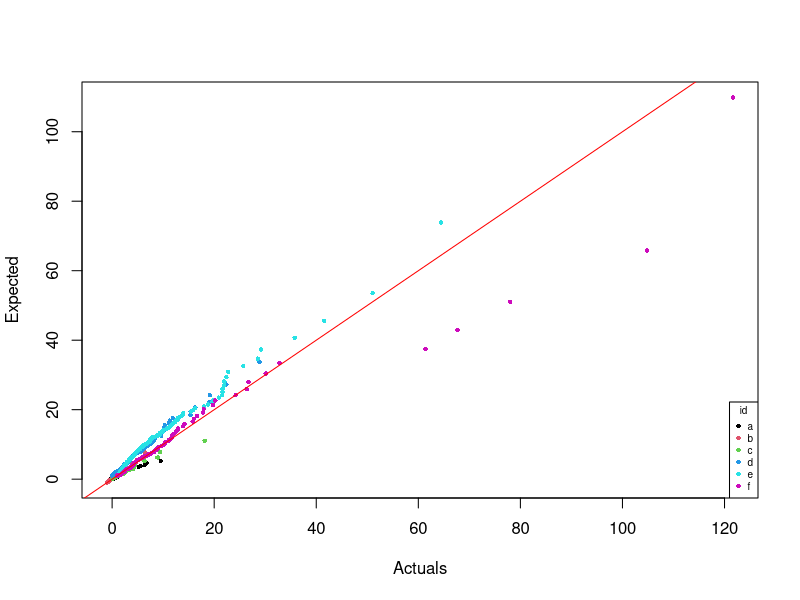
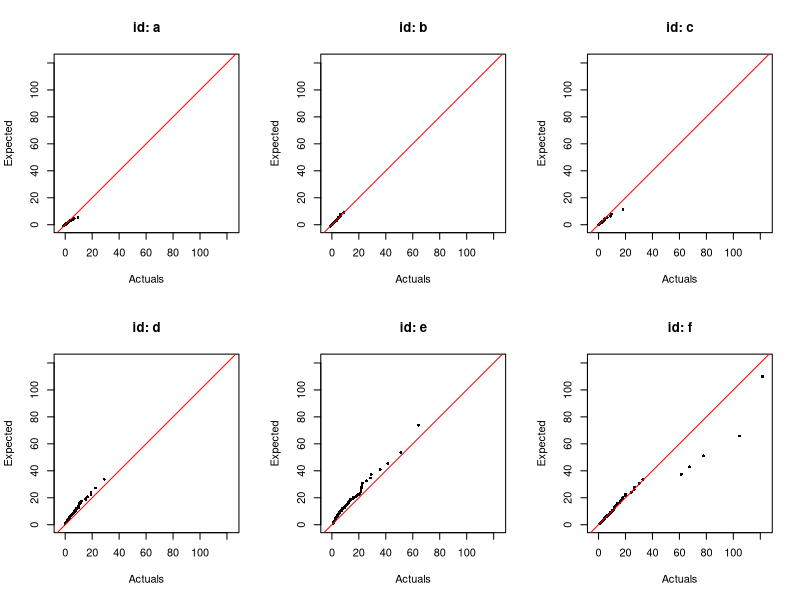
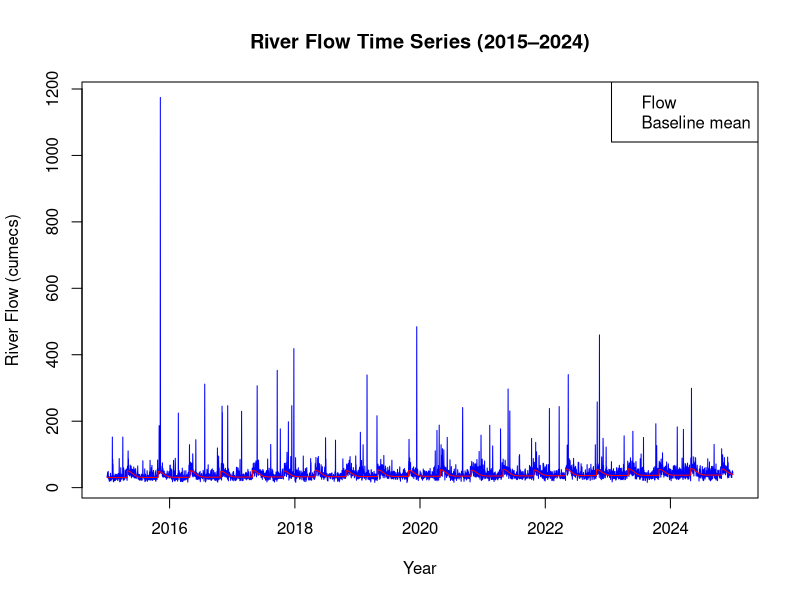
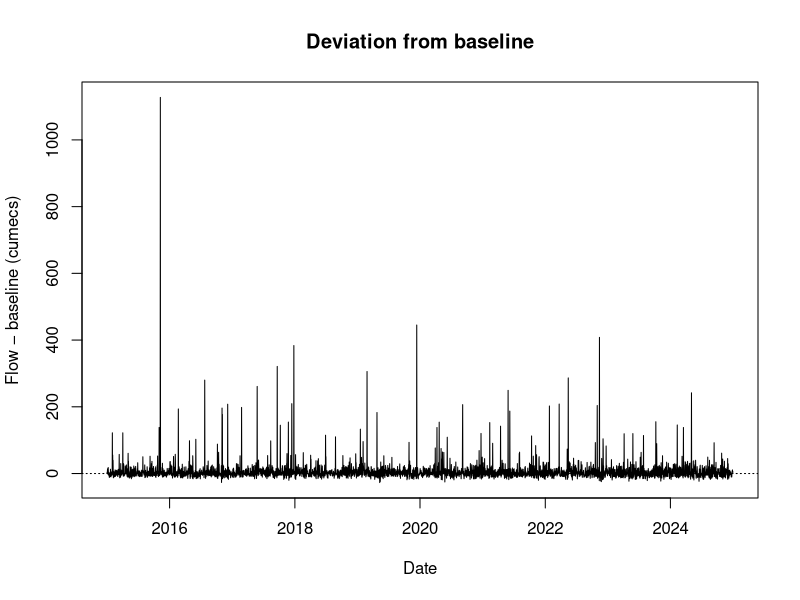
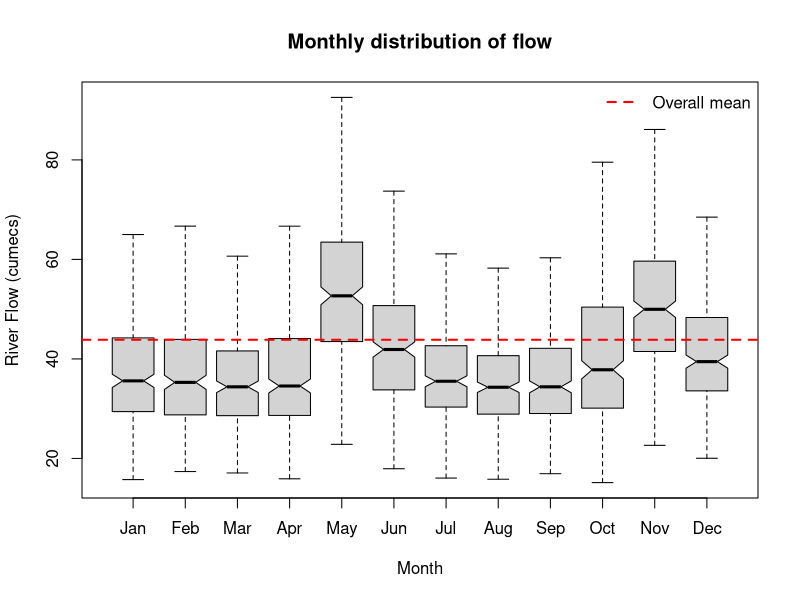
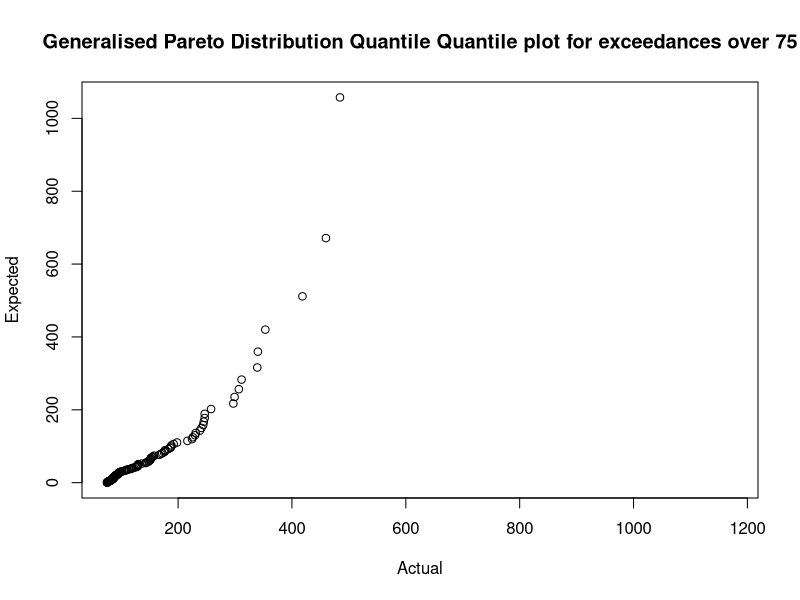

R code for these plots, in order:
## ---- chunk 1
qgpd <- function (p, sigma=1, xi=0, u=0){
  if (p<0||p>1){
    return(warning("NaNs produced - p must be between 0 and 1")) 
  }
  else if (sigma<=0){
    return(warning("NaNs produced - sigma must be greater than 0")) 
  }
  else if (xi != 0){
    return(u + ((1-p)^(-xi)-1) * sigma / xi)
  } else {
    return(u - sigma * log(1-p))
  }
}
## ---- chunk 2
qgpd(0.5,2,-0.4,1.5)
qgpd(0.75,2,-0.4,1.5)
qgpd(0.99,2,-0.4,1.5)
## ---- chunk 3
#| echo: false

# Reading our inputs:
gpd_parameters <- read.csv("gpd_parameters.csv")
gpd_samples <- read.csv("gpd_samples.csv")

# Mapping from our samples vector to our parameters table: 
row <- match(gpd_samples$set_id, gpd_parameters$id)

# Ranking our samples:
class_ranking <- ave(gpd_samples$value, gpd_samples$set_id, FUN = rank)

# Using our samples to generate our p-values:
n <- gpd_parameters$size[row]
p <- (class_ranking - 0.5) / n

# To enable vectors as inputs:
qgpd_vec <- function(p, sigma=1, xi=0, u=0){
  ifelse(
    rep_len(xi, length(p)) == 0,
    u - sigma * log(1 - p), 
    u + ((1 - p)^(-xi) - 1) * sigma / xi 
  )
}

# Formatting (necessary for the legend):
f   <- factor(gpd_samples$set_id)
cols <- as.integer(f)
ptch <- 16
pt.cex <- 0.6

expected_q <- qgpd_vec(
  p, 
  gpd_parameters$sigma[row], 
  gpd_parameters$xi[row],
  gpd_parameters$u[row]
)

# Graphing our actual vs expected (using our p-values to generate our expected):
plot(
x = gpd_samples$value, 
y = expected_q,
xlab = "Actuals",
ylab = "Expected",
col = cols,
pch = ptch,
cex = pt.cex
)

# Adding our y=x line:
abline(0,1,col="red")

# Adding our legend:
legend(
  "bottomright",
  title = "id",
  legend = levels(f),
  col = 1:6,
  pch = ptch,
  cex = pt.cex,
  bty = "o")

## ---- chunk 4
#| echo: false

# Making six QQ plots (with one per id):
ids <- levels(f)
limits <- range(c(gpd_samples$value, expected_q), finite = TRUE)

# Setting up the grid for our 6 smaller QQ plots:
op <- par(mfrow = c(2, 3))

# Building our plots:
for(id in ids){
  ii <- gpd_samples$set_id == id
  plot(
    x = gpd_samples$value[ii],
    y = expected_q[ii],
    xlab = "Actuals",
    ylab = "Expected",
    main = paste("id:", id),
    pch  = ptch,
    cex  = pt.cex,
    xlim = limits,
    ylim = limits,
    asp  = 1
  )
  abline(0, 1, col = "red")
}

# Reverting from grids back to normal:
par(op)

## ---- chunk 5
#| echo: false

# Reading our inputs:
riverflow <- read.csv("riverflow_2015_2024.csv")

# Formating dates:
riverflow$date <- as.Date(riverflow$date, format = "%Y-%m-%d")

# Time Series of flow data:
plot(
x = riverflow$date,
y = riverflow$flow,
type = "l",
col = "blue",
xlim = range(riverflow$date, na.rm = TRUE),
ylim = range(riverflow$flow, na.rm = TRUE),
xlab = "Year",
ylab = "River Flow (cumecs)",
main = "River Flow Time Series (2015–2024)"
)

# Time Series of baseline mean:
lines(
x = riverflow$date,
y = riverflow$baseline_mean,
col = "red",
lty = c(1, 2),
lwd = c(1, 2))

# Legend:
legend(
"topright",
legend = c("Flow", "Baseline mean"),
col = c("blue", "red"), 
bty = "o")


# Time series plot of flow minus baseline mean. 
plot(
x = riverflow$date,
y = riverflow$flow - riverflow$baseline_mean,
type = "l",
xlab = "Date", 
ylab = "Flow − baseline (cumecs)",
main = "Deviation from baseline"
)
abline(h = 0, lty = 3)


## ---- chunk 6

# Adding another column:
riverflow$month <- factor(format(riverflow$date, "%b"), levels = month.abb)

# Box and Whisker plot:
boxplot(
flow ~ month,
data = riverflow,
ylab = "River Flow (cumecs)",
xlab = "Month",
main = "Monthly distribution of flow",
notch = TRUE,
outline = FALSE)
abline(h = mean(riverflow$flow), col = "red", lwd = 2, lty = 2)
legend("topright", legend = "Overall mean", col = "red", lwd = 2, lty = 2, bty = "n")
## ---- chunk 7
#| echo: false

# Set up, so that we can use the formula from question 2:
over75 <- riverflow$flow[riverflow$flow > 75]
p <- rank(over75-0.5)/length(over75)

length(p)
length(over75)
# Quantile Quantile Plot comparing the actual versus expected data:
plot(
x = sort(over75),
y = sort(qgpd_vec(p,29.7,0.62,0)), 
xlab = "Actual",
ylab = "Expected",
main = "Generalised Pareto Distribution Quantile Quantile plot for exceedances over 75")
